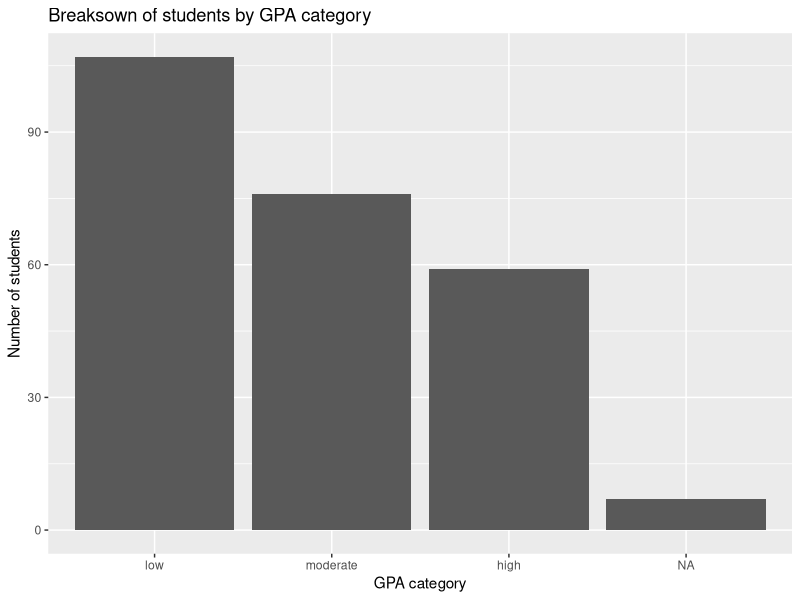
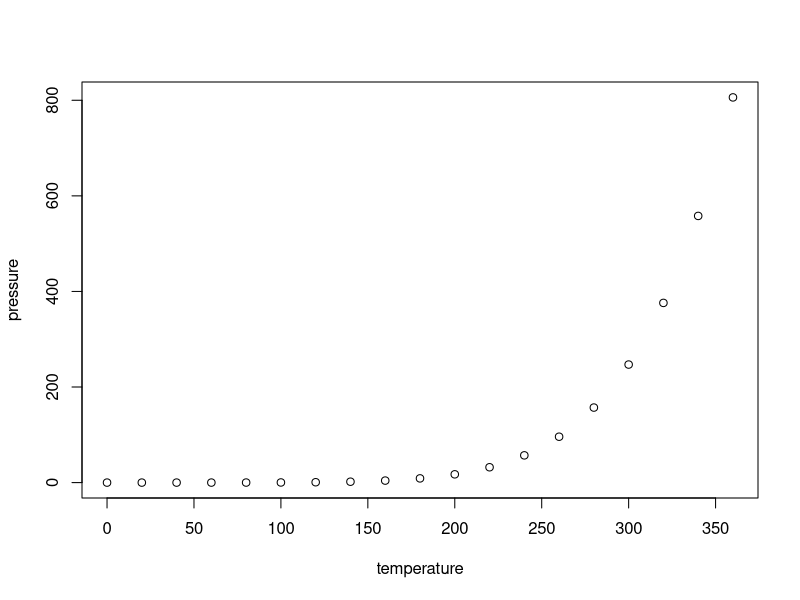

Recreate these plots in R, in order.
## ---- chunk 1
library(tidyverse)
students <- read.csv("new_students.csv", header = TRUE)
head(students)
## ---- chunk 2
students$GPA.cat<-factor(students$GPA.cat, levels=c("low", "moderate", "high"))
table(students$GPA.cat)
## ---- chunk 3
ggplot(students, aes(x=GPA.cat))+
  geom_bar()+
  labs(x="GPA category", y="Number of students",
        title="Breaksown of students by GPA category")
## ---- chunk 4
knitr::opts_chunk$set(echo = TRUE)
## ---- chunk 5
summary(cars)
## ---- chunk 6
plot(pressure)
